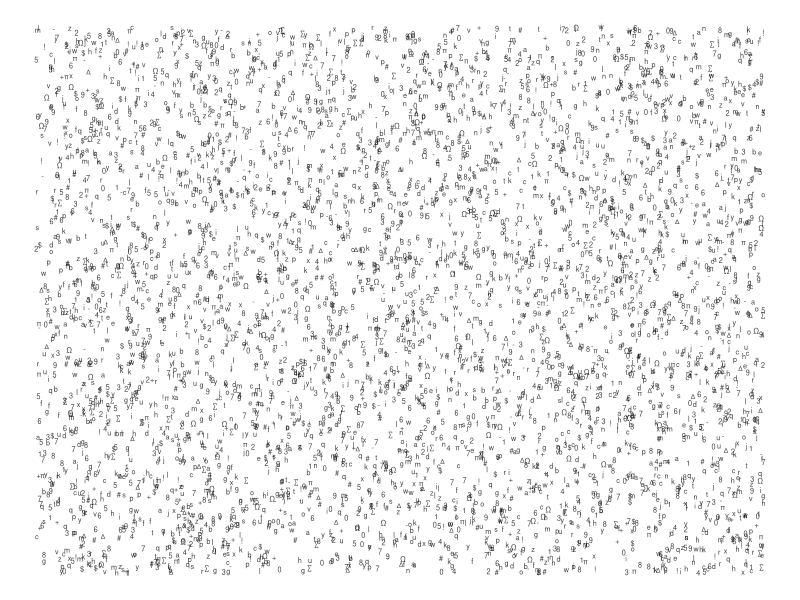

Recreate this plot in R.
## ---- chunk 1
#| message: false
#| echo: false
library(tidyverse)

symbols <- c(0:9, letters, "$", "+", "!", "-", "#", "Ω", "∆", "∑", "π")
N <- 5e3

tibble(
  x = runif(N),
  y = runif(N),
  sym = sample(symbols, size = N, replace = TRUE),
) |> 
  ggplot(aes(x, y, shape = sym)) +
  geom_point(alpha = 3/4, show.legend = FALSE) +
  scale_shape_identity() +
  theme_void(base_family = "Optima")
